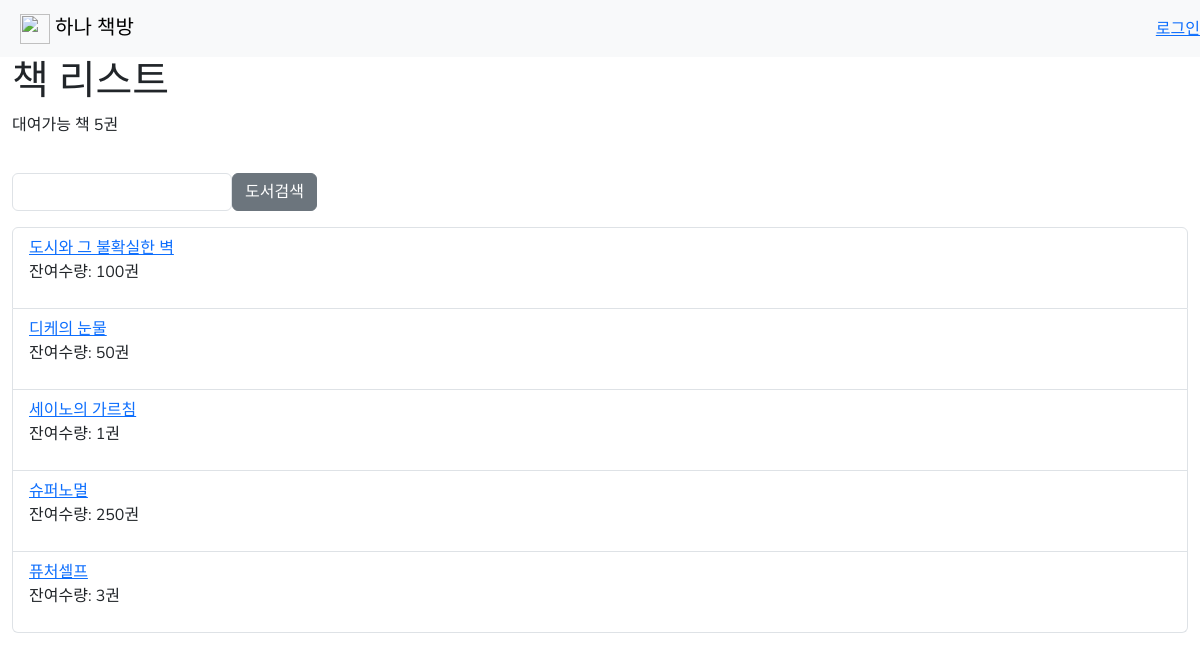
The page /books/ on the database its author committed.
### books/models.py (models this page shows, shortened)
class Book(models.Model):
    title = models.CharField(max_length=200)
    author = models.CharField(max_length=200)
    publisher = models.CharField(max_length=200)
    stock = models.PositiveIntegerField()
    summary = models.TextField()
    image = models.ImageField(upload_to='book_image/',blank=True)
    class Meta:
        ordering = ['title']

### books/views.py (the view)
# urls.py: path('', BookListView.as_view() ,name='book_list'),
class BookListView(ListView):
    model = Book
    context_object_name = 'books'
    def get_context_data(self,  **kwargs):
        context = super().get_context_data(**kwargs)
        context['count'] = context['books'].filter(stock__gte=1).count() #잔여수량 1개 이상인 책
        search_input = self.request.GET.get('search-area') or ''
        if search_input:
            context['books'] = context['books'].filter(title__icontains=search_input)
            context['search'] = search_input
        return context

### books/templates/books/book_list.html (shortened to what this page needs)
{% extends 'base.html' %}
{% block content %}
<h1> 책 리스트 </h1>
<p> 대여가능 책 {{count}}권 </p>
<div class="input-group mb-3">
    <form method="GET" style="margin-top: 20px; display: flex;">
    <input class='form-control' type="text" name="search-area" value="{{search}}">
    <input class='btn btn-secondary' type="submit" value = '도서검색'>
</form>
</div>
<div>
    <ul class="list-group">
    {% for book in books %}
        <li class="list-group-item"><a href="{% url 'book_detail' book.id %}">{{ book.title }}</a>
            {% if book.stock > 0 %} <p>잔여수량: {{book.stock}}권</p>
            {% else %} <p style="color: #EB796F">재고없음</p> {% endif %}
        </li>
    {% endfor %}
    </ul>
</div>
{% endblock %}

### templates/base.html (style rules this page uses)
h1,h2,h3 { font-family: 'Black Han Sans', sans-serif; }
body { font-family: 'Nunito',sans-serif; }

### rows shown on the page
Book: title "도시와 그 불확실한 벽", stock "100"
Book: title "디케의 눈물", stock "50"
Book: title "세이노의 가르침", stock "1"
Book: title "슈퍼노멀", stock "250"
Book: title "퓨처셀프", stock "3"

### other values the page prints
{{ count }} "5"
